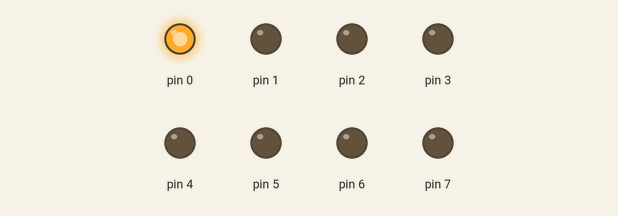
Simulated run of this sketch. Board: Arduino Uno, built with avr-gcc and run on an emulated ATmega328P. Parts: output pins drawn as LEDs (lit = HIGH).

Above: at 0.2 s.
At 1.2 s:
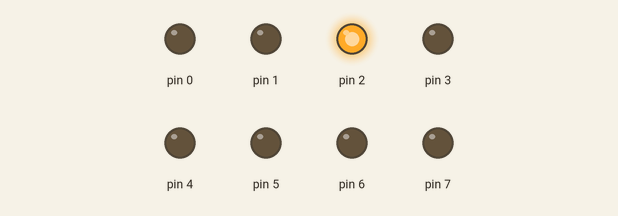
At 2.2 s:
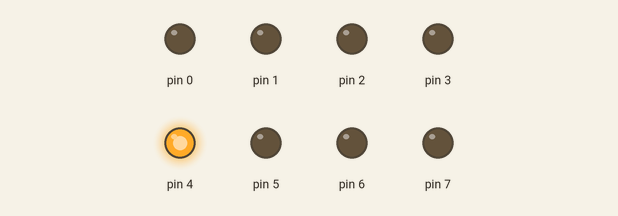
At 4.2 s:
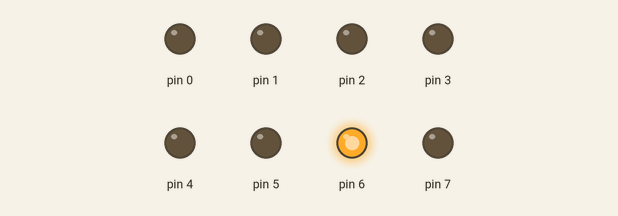
At 6.7 s:
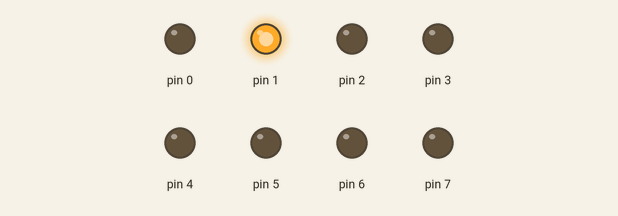
At 8.7 s:
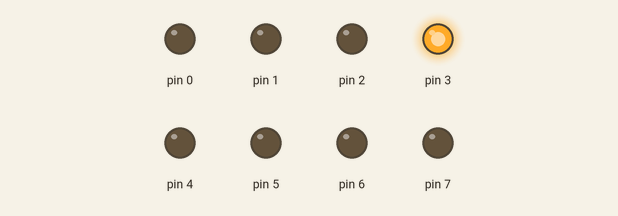
Timing chart, 0 to 9.1 s (numbered marks = the images above):
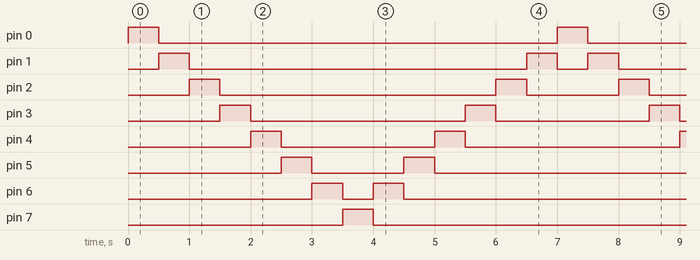

The sketch:

led_8_cyclic.ino
```cpp
// The LED Flasher Program
// This program flashes LEDs connected to digital pins 0
// through 7. The LEDs on each pin are flashed one at a
// time in forward sequence from pin 0 to pin 7 and then
// backwards, each for half a second.

// the time variable
int time;

void setup() {
  // put your setup code here, to run once:

    for(int pin = 0; pin < 8; pin++){
        pinMode(pin,OUTPUT);
    }

    time = 500;
}

void loop() {
  // put your main code here, to run repeatedly:

    for(int pin = 0; pin < 8; pin++){
        digitalWrite(pin,HIGH);
        delay(time);
        digitalWrite(pin,LOW);
    }

    for(int pin = 6; pin > 0; pin--){
        digitalWrite(pin,HIGH);
        delay(time);
        digitalWrite(pin,LOW);
    }
}
```

Measured:
- by itself, pin 0, pin 7: alternates HIGH for 0.50 s and LOW for 6.5 s
- by itself, pin 1: repeats every 7.0 s: LOW 5.5 s, HIGH 0.50 s, LOW 0.50 s, HIGH 0.50 s
- by itself, pin 2: repeats every 7.0 s: LOW 4.5 s, HIGH 0.50 s, LOW 1.5 s, HIGH 0.50 s
- by itself, pin 3: repeats every 7.0 s: LOW 3.5 s, HIGH 0.50 s, LOW 2.5 s, HIGH 0.50 s
- by itself, pin 4: repeats every 7.0 s: LOW 2.5 s, HIGH 0.50 s, LOW 3.5 s, HIGH 0.50 s
- by itself, pin 5: repeats every 7.0 s: LOW 1.5 s, HIGH 0.50 s, LOW 4.5 s, HIGH 0.50 s
- by itself, pin 6: repeats every 7.0 s: LOW 0.50 s, HIGH 0.50 s, LOW 5.5 s, HIGH 0.50 s
